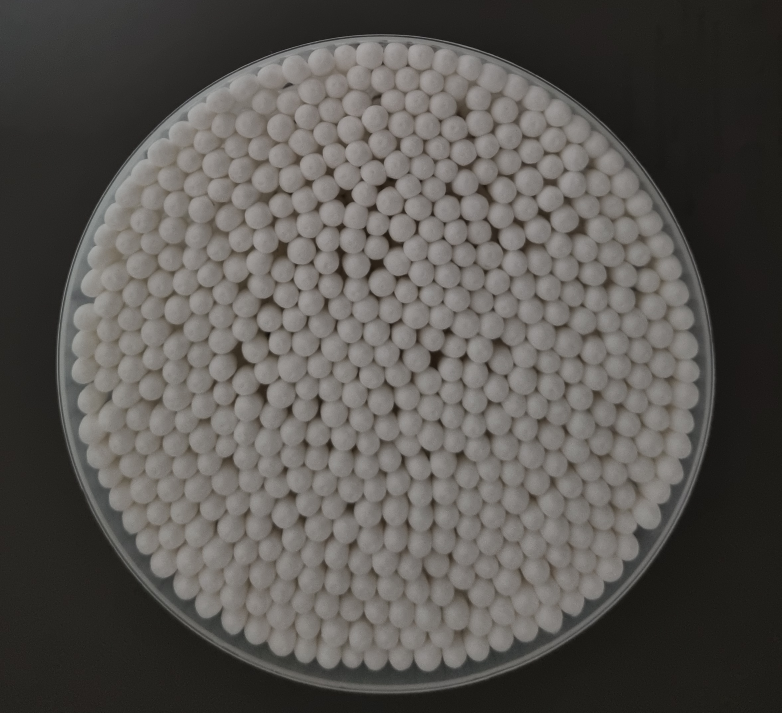
#> input picture team1/mb_001.jpg, 2346 x 2138 px (shown at 1/3 size)
$ python trackbar.py
#> lines starting #> are read from the running program, lines starting #| are printed output that depends on the picture
import os
import cv2
import numpy as np

# 이미지 리스트 불러오기
img_list = []
image_paths = ["mb_001.jpg", "mb_002.jpg", "mb_003.jpg", "mb_004.jpg", "mb_005.jpg",
                "mb_006.jpg", "mb_007.jpg", "mb_008.jpg", "mb_010.jpg", "mb_011.jpg"]
for img_path in image_paths:
    if os.path.exists(img_path):
        img = cv2.imread(img_path, cv2.IMREAD_COLOR)
#> img is the input picture: shape (2138, 2346, 3); mean B, G, R 82.1, 85.9, 88.8
        if img is not None:
            img_list.append(img)
        else:
            print(f"Warning: Unable to read image {img_path}")
    else:
        print(f"Warning: Image file {img_path} does not exist")

# 트랙바 콜백 함수 (필수지만 아무 동작도 필요 없음)
def nothing(x):
    pass

# 원 검출 및 트랙바로 실시간 조정하는 함수
def detect_circles_with_trackbar(img_list):
    # 윈도우 생성
    cv2.namedWindow("Trackbars")

    # 트랙바 생성
    cv2.createTrackbar("min_radius", "Trackbars", 30, 100, nothing)
    cv2.createTrackbar("max_radius", "Trackbars", 50, 200, nothing)
    cv2.createTrackbar("param1", "Trackbars", 40, 200, nothing)
    cv2.createTrackbar("param2", "Trackbars", 28, 100, nothing)
    cv2.createTrackbar("minDist", "Trackbars", 50, 200, nothing)

    while True:
        # 트랙바 값 읽기
        min_radius = cv2.getTrackbarPos("min_radius", "Trackbars")
        max_radius = cv2.getTrackbarPos("max_radius", "Trackbars")
        param1 = cv2.getTrackbarPos("param1", "Trackbars")
        param2 = cv2.getTrackbarPos("param2", "Trackbars")
        minDist = cv2.getTrackbarPos("minDist", "Trackbars")

        # 모든 이미지를 복사하여 원을 그린 후 보여줄 배열을 생성
        combined_image = []

        for image in img_list:
            # 이미지 그레이스케일 변환 및 블러 적용
            gray_image = cv2.cvtColor(image, cv2.COLOR_BGR2GRAY)
            blurred_image = cv2.GaussianBlur(gray_image, (5, 5), 0)

            # HoughCircles로 원 검출
            circles = cv2.HoughCircles(blurred_image, cv2.HOUGH_GRADIENT, dp=1.3, minDist=minDist,
                                        param1=param1, param2=param2,
                                        minRadius=min_radius, maxRadius=max_radius)

            # 검출된 원을 그리기
            output_image = image.copy()
            if circles is not None:
                circles = np.round(circles[0, :]).astype("int")
                for (x, y, r) in circles:
                    cv2.circle(output_image, (x, y), r, (0, 255, 0), 2)
                    cv2.rectangle(output_image, (x - 5, y - 5), (x + 5, y + 5), (0, 128, 255), -1)

            # 사이즈를 줄여서 보여줄 이미지를 추가
            resized_image = cv2.resize(output_image, (300, 300))
            combined_image.append(resized_image)
#> this loop made 6 passes
#> pass 1, in detect_circles_with_trackbar, `resized_image = cv2.resize(output_image, (300, 300))`:
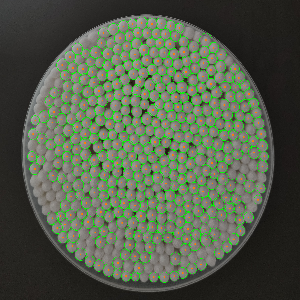
#> resized_image: shape (300, 300, 3); mean B, G, R 74.6, 94.3, 83.1
#> pass 2, in detect_circles_with_trackbar, `gray_image = cv2.cvtColor(image, cv2.COLOR_BGR2GRAY)`:
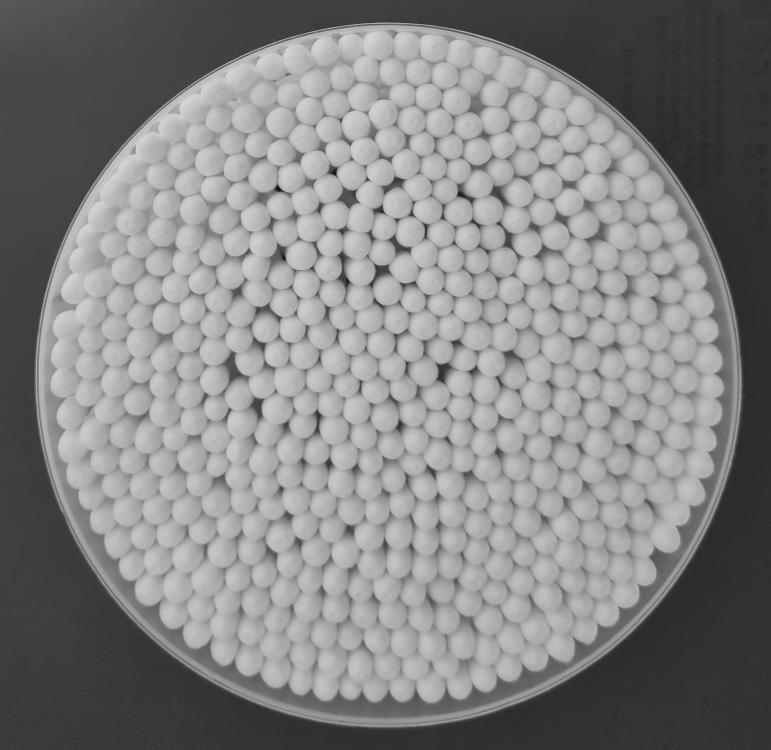
#> gray_image: shape (2248, 2312) (shown at 1/3 size); min 11, max 222, mean 131.6
#> after the loop:
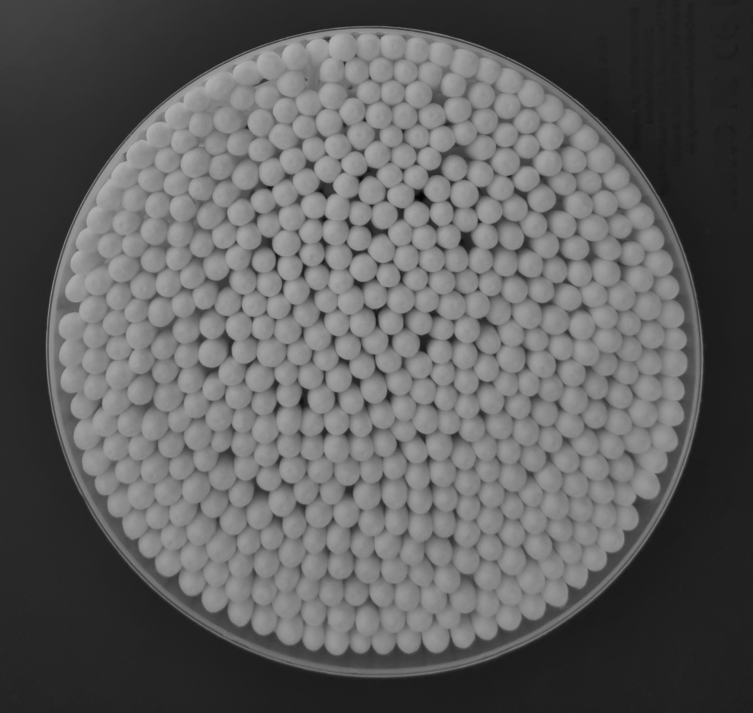
#> blurred_image: shape (2138, 2259) (shown at 1/3 size); min 3, max 183, mean 94.7
#> after the loop:
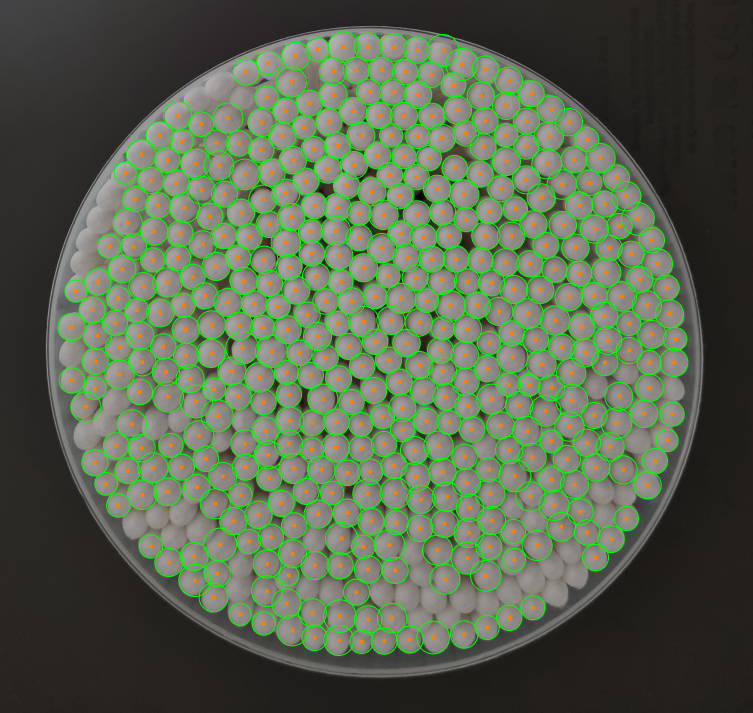
#> output_image: shape (2138, 2259, 3) (shown at 1/3 size); mean B, G, R 81.4, 102.7, 91.1

        # 9개의 이미지를 3x3 그리드로 결합하여 출력
        row1 = np.hstack(combined_image[0:3])
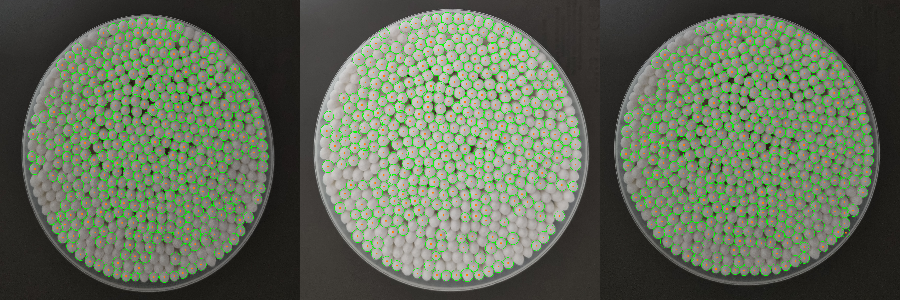
#> row1: shape (300, 900, 3); mean of channels 0, 1, 2 89.9, 109.6, 98.5; drawn as B, G, R
        row2 = np.hstack(combined_image[3:6])
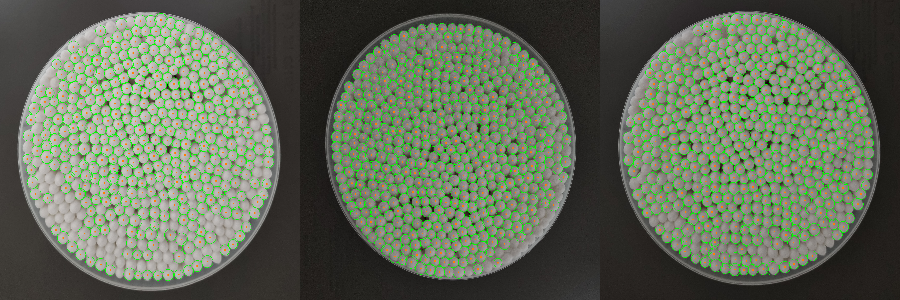
#> row2: shape (300, 900, 3); mean of channels 0, 1, 2 88.8, 109, 98.1; drawn as B, G, R
#> (the run stopped early here; a loop or call above may not have finished)
